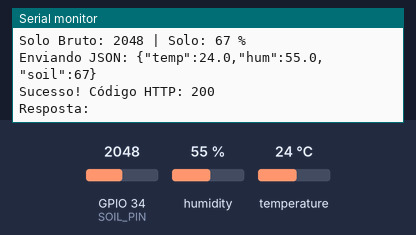
Simulated run of this program. Board: ESP32. Shown: the last lines printed to the serial monitor. The inputs (shaded band) are chosen by the test bench; at power-on: humidity 55 %, GPIO 34 (SOIL_PIN) = 2048, temperature 24 °C. WiFi joins after 1.5 s; servers stay silent unless stated; uploads are accepted with an empty reply.

Above: at 4.7 s.
4.8 s: humidity set to 22 %
6.3 s: GPIO 34 (SOIL_PIN) set to 2866
7.8 s: temperature set to 12 °C
At 9.12 s:
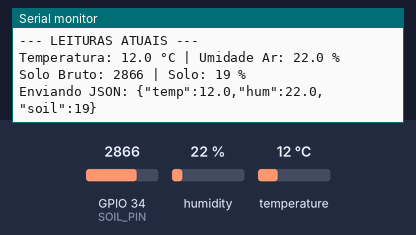
9.3 s: GPIO 34 (SOIL_PIN) set to 3603
At 9.3 s:
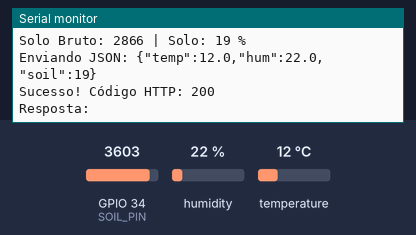

Measured:
- after the input at 7.8 s, the serial monitor: prints a new line after 1.2 s (image 1)

The program:

main.cpp
```cpp
#include <WiFi.h>
#include <HTTPClient.h>
#include "DHT.h"
#include "secrets.h"

// Configurações de Pinos
#define DHTPIN 4
#define DHTTYPE DHT11
#define SOIL_PIN 34

DHT dht(DHTPIN, DHTTYPE);

// Variáveis de Calibração - AJUSTE ESTES VALORES APÓS TESTAR
int valorNoAr = 3200;   // Valor lido com o sensor na terra seca
int valorNaAgua = 1500; // Valor lido com o sensor na terra úmida

void conectarWiFi() {
  if (WiFi.status() == WL_CONNECTED) return;

  Serial.println("\nConectando ao WiFi...");
  WiFi.mode(WIFI_STA);
  WiFi.begin(WIFI_SSID, WIFI_PASSWORD);

  int tentativas = 0;
  while (WiFi.status() != WL_CONNECTED && tentativas < 20) {
    delay(500);
    Serial.print(".");
    tentativas++;
  }

  if (WiFi.status() == WL_CONNECTED) {
    Serial.println("\nWiFi conectado!");
    Serial.print("IP: ");
    Serial.println(WiFi.localIP());
  } else {
    Serial.println("\nFalha ao conectar no WiFi.");
  }
}

void setup() {
  Serial.begin(115200);

  // Configura leitura de até 3.3V
  analogSetAttenuation(ADC_11db);

  conectarWiFi();
  dht.begin();

  // Para pinos analógicos no ESP32, não usamos pinMode(INPUT)

  Serial.println("Sistema Iniciado!");
  delay(2000);
}

void loop() {
  // Garante conexão WiFi antes de tentar o HTTP
  conectarWiFi();

  // --- LEITURA DHT11 ---
  float temp = dht.readTemperature();
  float hum = dht.readHumidity();

  // --- LEITURA SENSOR DE SOLO ---
  // Fazemos a média de 10 leituras para evitar ruído
  long soma = 0;
  for(int i = 0; i < 10; i++) {
    soma += analogRead(SOIL_PIN);
    delay(10);
  }
  int soilValue = soma / 10;

  // Conversão para porcentagem
  // O map inverte os valores: valorNoAr = 0%, valorNaAgua = 100%
  int soilPercent = map(soilValue, valorNoAr, valorNaAgua, 0, 100);
  soilPercent = constrain(soilPercent, 0, 100);

  // --- DEBUG SERIAL ---
  Serial.println("\n--- LEITURAS ATUAIS ---");
  Serial.printf("Temperatura: %.1f °C | Umidade Ar: %.1f %%\012", temp, hum);
  Serial.printf("Solo Bruto: %d | Solo: %d %%\012", soilValue, soilPercent);

  // Validação dos dados do DHT
  if (isnan(temp) || isnan(hum)) {
    Serial.println("Erro crítico: Falha na leitura do DHT11!");
    delay(2000);
    return;
  }

  // --- ENVIO HTTP ---
  if (WiFi.status() == WL_CONNECTED) {
    HTTPClient http;
    http.begin(API_URL);
    http.addHeader("Content-Type", "application/json");

    // Montagem do JSON
    String json = "{";
    json += "\"temp\":" + String(temp, 1) + ",";
    json += "\"hum\":" + String(hum, 1) + ",";
    json += "\"soil\":" + String(soilPercent);
    json += "}";

    Serial.println("Enviando JSON: " + json);

    int response = http.POST(json);

    if (response > 0) {
      Serial.printf("Sucesso! Código HTTP: %d\012", response);
      Serial.println("Resposta: " + http.getString());
    } else {
      Serial.printf("Erro no POST: %s\012", http.errorToString(response).c_str());
    }
    http.end();
  }

  delay(5000); // Aguarda 5 segundos para a próxima leitura
}
```

secrets.example.h
```cpp
#define WIFI_SSID "SEU_WIFI"
#define WIFI_PASSWORD "SUA_SENHA"

#define API_URL "http://IP_DO_PC:5000/dados"
```
